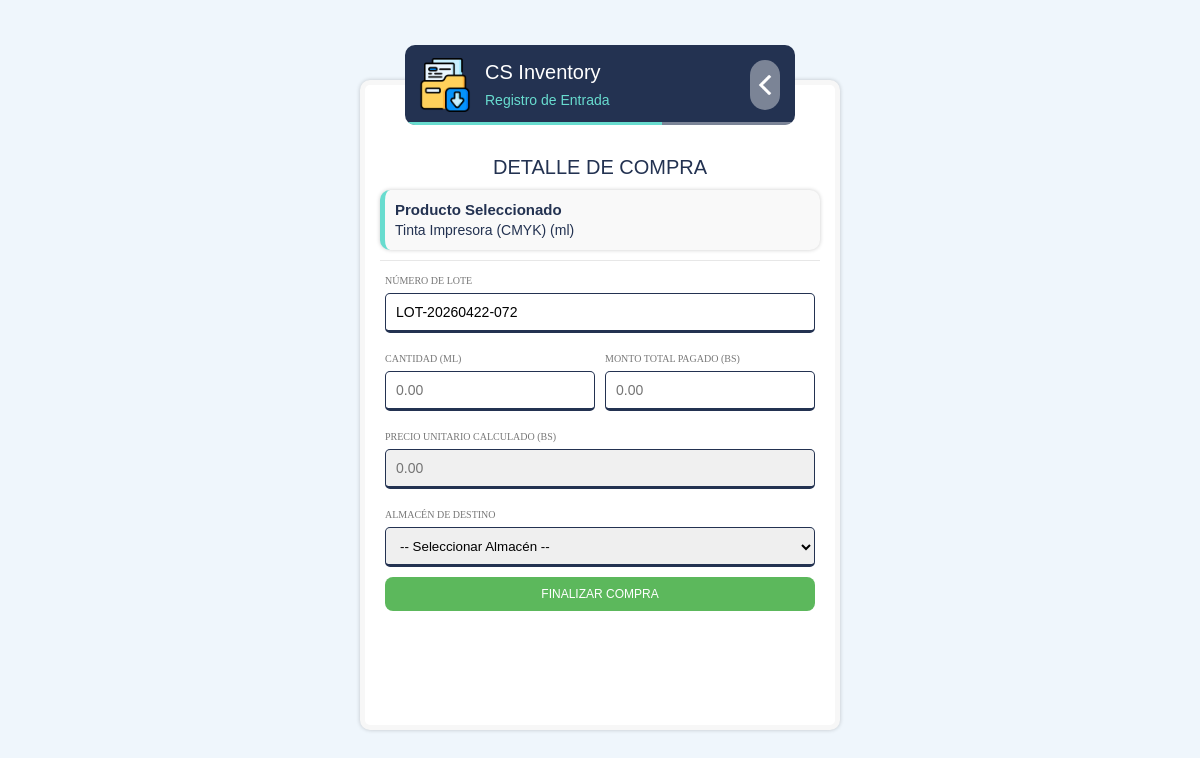
Page /control/compra/c-compra-new-step2.php?param=aa8801ba2bed23490fada92422a16762e4d39e0181a0e613e268ad2442722f5f (signed in) on the committed database.
### tables this page shows
CREATE TABLE `productos` (
  `idProducto` int(11) NOT NULL,
  `hashProducto` varchar(64) NOT NULL,
  `nombre` varchar(100) NOT NULL,
  `sku` varchar(50) DEFAULT NULL,
  `unidad_medida` varchar(20) DEFAULT NULL,
  `tipo` enum('Insumo','Producto Final') DEFAULT 'Insumo',
  `estado` tinyint(1) DEFAULT 1,
  `deleted_at` timestamp NULL DEFAULT NULL
);

### control/compra/c-compra-new-step2.php (called while the page is built, shortened)
<?php
require_once "../../model/RN_Producto.php";
require_once "../config-app.php";
$oRN_Producto = new RN_Producto();
if (isset($_GET['param'])) {
    $hashProducto = $_GET['param'];
    $oProducto = $oRN_Producto->GetData($hashProducto);
} else {
    header("Location: c-compra-new.php");
    exit();
}
include_once "../../view/compra/v-compra-new-step2.php";
?>

### control/config-app.php (called while the page is built, shortened)
<?php
$appTitle = "CS Inventory";
?>

### model/data/DB.php (called while the page is built, shortened)
<?php
class DataBase
{
    private $serverName = "localhost:3306";
    private $user = "root";
    private $pswd = "";
    private $dbName = "creative_spot_db";
    private $link = null;
    private $op = 1;
    public function Open()
    {
        if ($this->link instanceof mysqli) {
            return $this->link;
        }
        if ($this->op === 1) {
            $this->link = mysqli_connect(
                $this->serverName,
                $this->user,
                $this->pswd,
                $this->dbName
            );
            mysqli_set_charset($this->link, "utf8mb4");
        }
        return $this->link;
    }
    public function query(string $sql, string $types = '', array $params = [])
    {
        $link = $this->Open();
        if (!empty($params)) {
            $stmt = mysqli_prepare($link, $sql);
            mysqli_stmt_bind_param($stmt, $types, ...$params);
            mysqli_stmt_execute($stmt);
            $result = mysqli_stmt_get_result($stmt);
            if ($result !== false) {
                return $result;
            }
            return true;
        }
        return mysqli_query($link, $sql);
    }
    public function Execute($_sql)
    {
        return $this->query($_sql);
    }
    public function ContainsData($res)
    {
        if ($res instanceof mysqli_result) {
            return mysqli_num_rows($res) > 0;
        }
        return false;
    }
    public function FetchArray($_res)
    {
        if ($_res instanceof mysqli_result) {
            return mysqli_fetch_array($_res);
        }
        return false;
    }
}
?>

### model/RN_Producto.php (called while the page is built, shortened)
<?php
require_once "data/Producto.php";
require_once "data/DB.php";
class RN_Producto extends DataBase {
    function GetData($_hashProducto){
        $sql = "SELECT * FROM productos WHERE hashProducto = '" . $_hashProducto . "'";
        $res = $this->Execute($sql);
        $oProducto = null;
        if ($this->ContainsData($res)){
            $row = $this->FetchArray($res);
            $oProducto = new Producto(
                    $row["idProducto"],
                    $row["hashProducto"],
                    $row["nombre"],
                    $row["sku"],
                    $row["unidad_medida"],
                    $row["tipo"],
                    $row["estado"]
                );
        }
        return $oProducto;
    }
}
?>

### model/data/Producto.php (called while the page is built, shortened)
<?php
class Producto{
    function __construct($_idProducto, $_hashProducto, $_nombre, $_sku, $_unidad_medida, $_tipo, $_estado)
    {
        $this->nombre = $_nombre;
        $this->unidad_medida = $_unidad_medida;
    }
}
?>

### view/compra/v-compra-new-step2.php (the view, shortened to what this page needs)
<?php
$title = "Detalle de Compra";
$nomProducto = $oProducto->nombre;
$uMedida = $oProducto->unidad_medida;
$loteSugerido = "LOT-" . date("Ymd") . "-" . strtoupper(substr(uniqid(), -3));
?>
<!DOCTYPE HTML>
<html>
<head>
    <link rel='stylesheet' href='../../view/css/main.css' />
</head>
<body>
<div class='ctn-form'>
    <div class='form-header'>
        <div class='ctn-icon'><div class='icon'></div></div>
        <div class='form-title'><?php echo $appTitle; ?></div>
        <div class='form-subtitle'>Registro de Entrada</div>
        <div class='bar'><div class='step' style='width:66%;'></div></div>
        <a href='c-compra-new.php'><div class='btn-back'></div></a>
    </div>
    <div class='form-content'>
        <div class='title'><?php echo $title ?></div>
        <div class='card' style='background: #f9f9f9; border-left: 5px solid #68dccf;'>
            <div class='card-title' style='color:#233251;'>Producto Seleccionado</div>
            <div class='card-subtitle'><?php echo $nomProducto; ?> (<?php echo $uMedida; ?>)</div>
        </div>
        <form action='c-compra-save.php' method='POST'>
            <div class='x-1'>
                <div class='data-label' style='margin-top:15px;'>Número de Lote</div>
                <input type='text' name='lote' value='<?php echo $loteSugerido; ?>' required class='input-form' />
            </div>
            <div class='x-2'>
                <div class='data-label'>Cantidad (<?php echo $uMedida; ?>)</div>
                <input type='number' step='0.01' id='txtCantidad' name='cantidad' placeholder='0.00' required class='input-form' oninput='calcularUnitario()' />
            </div>
            <div class='x-2'>
                <div class='data-label'>Monto Total Pagado (Bs)</div>
                <input type='number' step='0.01' id='txtTotal' name='montoTotal' placeholder='0.00' class='input-form' oninput='calcularUnitario()' />
            </div>
            <div class='x-1'>
                <div class='data-label'>Precio Unitario Calculado (Bs)</div>
                <input type='number' step='0.0001' id='txtUnitario' name='precioUnitario' placeholder='0.00' required class='input-form' style='background:#f0f0f0;' readonly />
            </div>
            <div class='x-1'>
                <div class='data-label'>Almacén de Destino</div>
                <select name='idAlmacen' required class='input-form' style='height:40px;'>
                    <option value=''>-- Seleccionar Almacén --</option>
                </select>
            </div>
            <div class='separator'></div>
            <div class='x-1'>
                <button type='submit' class='btn-action' style='background:#5cb85c; width:100%; border:none; cursor:pointer;'>
                    FINALIZAR COMPRA
                </button>
            </div>
        </form>
    </div>
</div>
</body>
</html>

### view/css/main.css (style rules this page uses)
* { box-sizing: border-box; }
body { margin:0px; border:0px; font-size:62.5%; background: #eff6fc; }
.ctn-form { position: fixed; top:80px; left:calc(50% - 240px); width:480px; height:calc(100% - 150px); background: #ffffff; border:5px solid #f7f7f7; border-radius:10px; box-shadow: 0px 0px 4px rgba(0, 0, 0, 0.2); padding:10px; animation: anim-form 1s linear forwards; }
.form-header { position: absolute; top:-40px; left:40px; height:80px; width:calc(100% - 80px); background: #233251; border-radius:10px; overflow: hidden; padding-left:80px; z-index:1; }
.form-header .ctn-icon { position: absolute; top:10px; left:10px; width:60px; height:60px; border-radius:10px; }
.ctn-icon .icon { position: relative; width:100%; height:100%; background: url('../img/csinventory.png') no-repeat center; background-size: 90%; }
.form-title { position: relative; margin-top:15px; font-family:arial; font-size:20px; line-height:25px; color:#ffffff; }
.form-subtitle { position: relative; margin-top:5px; font-family:arial; font-size:14px; line-height:20px; color:#68dccf; }
.form-header .bar { position: absolute; bottom:0px; left:0px; width:100%; height:3px; background: rgba(255,255,255,0.4); }
.bar .step { width:100px; height:3px; background: #68dccf; }
.btn-back { position: absolute; top:15px; right:15px; width:30px; height:50px; border-radius:15px; background: rgba(255,255,255,0.4) url('../img/icon/back-white.png') no-repeat center; background-size: 20px; cursor:pointer; }
.form-content { position: relative; width:100%; height:100%; padding:60px 5px 100px 5px; scrollbar-color: #233251 rgba(255, 255, 255, 0.1); scrollbar-width: thin; overflow-x: hidden; overflow-y: auto; }
form { margin:0px; }
.x-1, .x-2, .x-4 { margin-bottom:10px; }
.x-1 { position: relative; float:left; width:100%; padding-left:5px; padding-right:5px; }
.x-2 { position: relative; float:left; width:50%; padding-left:5px; padding-right:5px; }
.x-1:nth-child(odd) { left:-100%; animation: anim-in-left 0.5s 1s linear forwards; }
.x-1:nth-child(even) { right:-100%; animation: anim-in-right 0.5s 1s linear forwards; }
.x-2:nth-child(odd) { left:-100%; animation: anim-in-left 0.5s 1s linear forwards; }
.x-2:nth-child(even) { right:-100%; animation: anim-in-right 0.5s 1s linear forwards; }
.title { position: relative; margin-bottom:10px; font-family:arial; font-size:20px; line-height:25px; color:#233251; text-align: center; text-transform: uppercase; }
input { position: relative; margin-top:15px; width:100%; height:40px; border:1px solid #233251; border-bottom:3px solid #233251; border-radius:5px; padding-left:10px; padding-right:10px; font-family:arial; font-size:14px; outline: none; }
select { position: relative; margin-top:15px; width:100%; height:40px; border:1px solid #233251; border-bottom:3px solid #233251; border-radius:5px; padding-left:10px; padding-right:10px; outline: none; }
.input-form { margin-top:5px !important; }
.data-label { margin-top:10px; }
.card { position: relative; margin-top:10px; width:100%; height:auto !important; min-height:60px; background: #ffffff; border-radius:10px; box-shadow: 0px 0px 4px rgba(0, 0, 0, 0.2); padding:10px; font-family:arial; font-size:14px; line-height: 20px; overflow:visible; transition: all 0.3s ease; }
.card-title { display: flex; justify-content: space-between; align-items: center; position: relative; width:100%; float:left; font-family:arial; font-weight:bold; font-size:15px; line-height: 20px; color:#000000; }
.card-subtitle { position: relative; font-family:arial; font-size:14px; line-height: 20px; color:#233251; }
.separator { position: relative; width:100%; height:1px; background: #e7e7e7; margin-top:10px; margin-bottom:10px; }
.btn-action { flex: 1; text-align: center; padding: 10px; border-radius: 8px; font-family: arial; font-size: 12px; color: white; text-decoration: none; transition: transform 0.2s; }
.data-label { font-size: 10px; color: #777; text-transform: uppercase; margin-bottom: 2px; }

### rows in the picture
productos: nombre "Tinta Impresora (CMYK)", unidad_medida "ml", unidad_medida "ML"

### other values in the picture
$appTitle "CS Inventory"
$title "DETALLE DE COMPRA"
